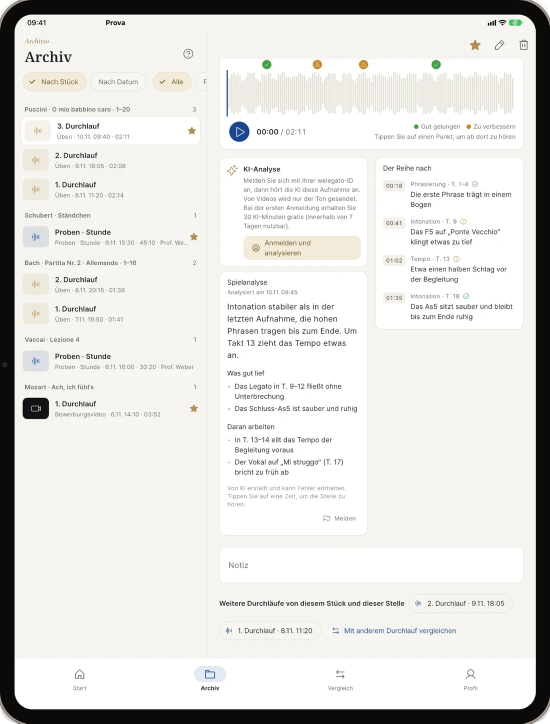
#> input picture prova/shots/de/d2.webp, 1100 x 1447 px, given in place of screenshot-1.png, which was not available (shown at 1/2 size)
$ python prova_shots.py
#> lines starting #> are read from the running program, lines starting #| are printed output that depends on the picture; after the words box and inside, x2 and y2 are one past the last pixel; in counts of white or black regions, pixels touching at a corner belong together
"""프로바 소개 페이지 그림 (2026-11-18).

스토어 스크린샷(App/앱스토어/프로바)에서 **기기 부분만** 잘라 쓴다. 스토어
그림에는 위에 홍보 문구가 얹혀 있어 그대로 쓰면 글이 두 번 나온다.

기기 테두리 자리는 재서 찾았다(모든 장면이 같은 자리다).
  아이패드 (352, 860)-(1711, 2648)   1359×1788
  아이폰   (168, 704)-(1037, 2538)    870×1835

배경은 투명하게 둔다. 사이트가 밝은 때와 어두운 때 둘 다 쓰므로
상아색을 구워 넣으면 어두운 화면에서 흰 덩어리가 된다.

  python3 prova_shots.py
"""
import os

from PIL import Image, ImageDraw, ImageFilter

HERE = os.path.dirname(os.path.abspath(__file__))
SRC = "/Users/jameslee/App/앱스토어/프로바"
OUT = os.path.join(HERE, "prova", "shots")
LANGS = ("ko", "en", "de")

IPAD = (352, 860, 1711, 2648)
IPHONE = (168, 704, 1037, 2538)
# 기기 모서리 반경(원본 픽셀).
#
# 눈으로 맞추면 안 되고, 재서도 모자란다. 처음에 46 으로 두었더니 마스크가
# 기기 모서리보다 훨씬 작아 모서리 바깥 배경이 통째로 남았다. 그다음 원본에서
# 재어 118/70 을 썼는데도 아이폰에 밝은 픽셀이 10여 개 남았다. 테두리가
# 흐려지는 자리 때문에 "재어서 나온 값"이 실제보다 조금 작게 나온다.
#
# 그래서 반경을 조금씩 올려 가며 **모서리 반투명 픽셀 중 밝은 것(밝기 200 초과)
# 개수를 세어** 0 이 되는 값을 찾았다. 아이폰은 120 부터 0 이고, 여유를 두어
# 124 를 쓴다. 아이패드는 70 에서 이미 0 이지만 같은 여유로 74 를 쓴다.
# 조금 더 깎여도 그 자리는 검은 테두리라 눈에 띄지 않는다.
#
# 확인하는 법은 App/brand/기기-그림-기준.md 에 적어 두었다.
IPAD_R = 74
IPHONE_R = 124


INSET = 4            # 기기 가장자리 안쪽으로 잘라 들어가는 픽셀 수


def device(path, box, height, radius):
    """기기만 잘라 둥근 모서리로 다듬고 [height] 높이로 줄인다.

    가장자리를 [INSET] 만큼 안쪽에서 자른다. 원본에서 기기 테두리와 밝은
    배경이 만나는 줄은 이미 두 색이 섞인 밝은 픽셀이라, 거기서 알파만
    깎으면 **색은 밝은 채로 남아** 상아색 페이지 위에서 흰 테처럼 보인다
    (대표님 2026-11-18 "모서리 깎은자리에 배경 색이 달라서 보기 안좋음").
    섞인 줄을 아예 잘라내면 남는 가장자리가 순수한 검은 테두리라,
    마스크가 만드는 경계도 검정에서 투명으로 곱게 넘어간다.
    """
    box = (box[0] + INSET, box[1] + INSET, box[2] - INSET, box[3] - INSET)
    im = Image.open(path).convert("RGB").crop(box)
    w, h = im.size
    mask = Image.new("L", (w, h), 0)
    ImageDraw.Draw(mask).rounded_rectangle((0, 0, w - 1, h - 1), max(1, radius - INSET), fill=255)
    out = Image.new("RGBA", (w, h))
    out.paste(im, (0, 0), mask)
    k = height / h
    return out.resize((max(1, round(w * k)), height), Image.LANCZOS)


def shadow(size, radius, blur=34, spread=16, alpha=110):
    """기기 뒤에 깔 부드러운 그림자."""
    w, h = size
    pad = blur * 2 + spread
    s = Image.new("RGBA", (w + pad * 2, h + pad * 2), (0, 0, 0, 0))
    ImageDraw.Draw(s).rounded_rectangle(
        (pad, pad, pad + w - 1, pad + h - 1), radius, fill=(60, 35, 18, alpha))
    return s.filter(ImageFilter.GaussianBlur(blur)), pad


def place(canvas, dev, x, y, radius):
    sh, pad = shadow(dev.size, radius)
    canvas.alpha_composite(sh, (x - pad, y - pad + 22))
    canvas.alpha_composite(dev, (x, y))


def hero(lang):
    """폰이 앞에 크게, 아이패드가 뒤에 작게.

    프로바는 **폰으로 쓰는 앱**이다(대표님 2026-11-18 "프로바는 패드보단
    휴대폰으로 많이 쓰겠지?"). 레슨실에서 폰을 세워 두고 녹음하고, 입시
    영상도 폰으로 찍는다. 아이패드는 집에 와서 넓게 펼쳐 볼 때다.
    렛지와 정반대인 자리라 첫 그림부터 그렇게 보여야 한다.
    """
    pho = device(f"{SRC}/{lang}/iphone/screenshot-1.png", IPHONE, 980, IPHONE_R)
    pad = device(f"{SRC}/{lang}/ipad/screenshot-3.png", IPAD, 740, IPAD_R)
    W, H = 1680, 1120
    c = Image.new("RGBA", (W, H), (0, 0, 0, 0))
    overlap = 110
    x0 = (W - (pho.width + pad.width - overlap)) // 2
    py = (H - pho.height) // 2
    # 줄인 뒤 비율에 맞춰 그림자 반경도 줄인다. 아이패드를 먼저 놓아 뒤로 보낸다.
    place(c, pad, x0 + pho.width - overlap, py + pho.height - pad.height - 60,
          round(IPAD_R * pad.height / (IPAD[3] - IPAD[1])))
    place(c, pho, x0, py, round(IPHONE_R * pho.height / (IPHONE[3] - IPHONE[1])))
    return c


def crop(lang, which, box, width, radius):
    """기기 한 대를 [width] 너비로. 세로는 원래 비율대로."""
    h = round(width * (box[3] - box[1]) / (box[2] - box[0]))
    return device(f"{SRC}/{lang}/{which[0]}/screenshot-{which[1]}.png", box, h, radius)


def build():
    for lang in LANGS:
        d = os.path.join(OUT, lang)
        os.makedirs(d, exist_ok=True)
        hero(lang).save(os.path.join(d, "hero.webp"), quality=86, method=6)
#> in device, `mask = Image.new("L", (w, h), 0)`: mask: PIL image 861x1826 L; every value is 0
#> in device, `ImageDraw.Draw(mask).rounded_rectangle((0, 0, w - 1, h - 1), max(1, ra..`:
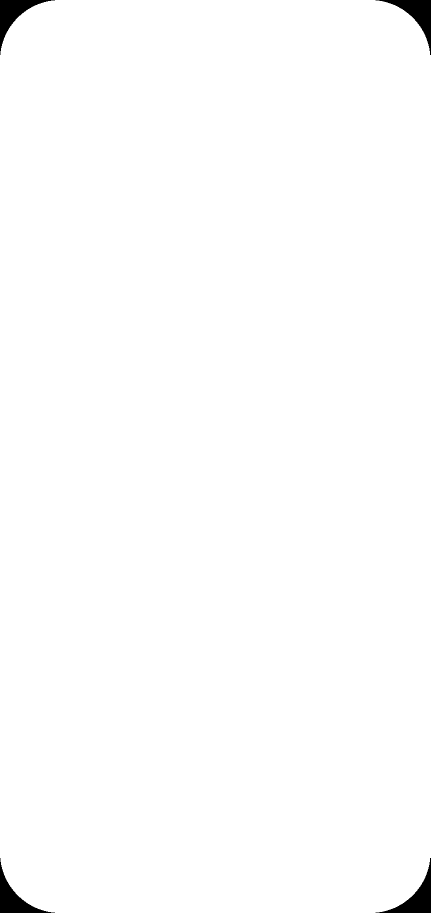
#> mask: PIL image 861x1826 L (shown at 1/2 size); 99.2% white; 4 black regions, box (x1, y1, x2, y2) and area: (0, 0, 110, 110) 3125, (751, 0, 861, 110) 3125, (0, 1716, 110, 1826) 3125, (751, 1716, 861, 1826) 3125
#> in device, `out = Image.new("RGBA", (w, h))`: out: PIL image 861x1826 RGBA; every value is 0
#> call 2 of device, with box = (352, 860, 1711, 2648), height = 740, radius = 74
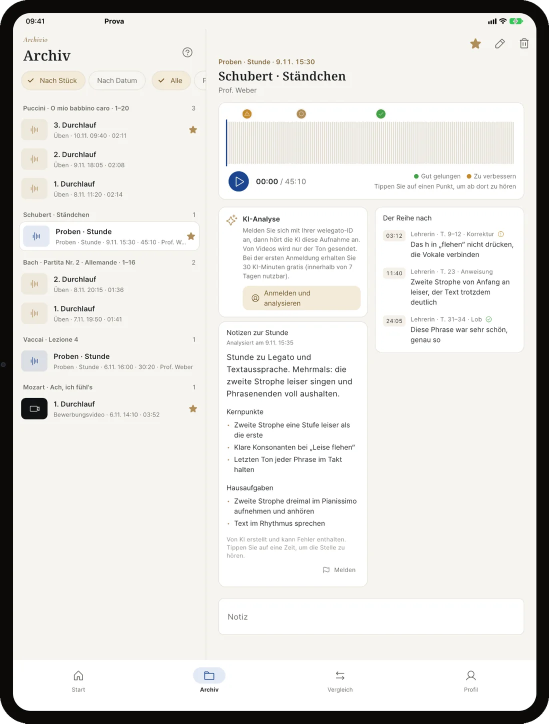
#> input picture prova/shots/de/d3.webp, 1098 x 1447 px, given in place of screenshot-3.png, which was not available (shown at 1/2 size)
#> in device (call 2), `mask = Image.new("L", (w, h), 0)`: mask: PIL image 1351x1780 L; every value is 0
#> in device (call 2), `ImageDraw.Draw(mask).rounded_rectangle((0, 0, w - 1, h - 1), max(1, ra..`: mask: PIL image 1351x1780 L; 99.8% white; 4 black regions, box (x1, y1, x2, y2) and area: (0, 0, 62, 62) 1071, (1289, 0, 1351, 62) 1071, (0, 1718, 62, 1780) 1071, (1289, 1718, 1351, 1780) 1071
#> in device (call 2), `out = Image.new("RGBA", (w, h))`: out: PIL image 1351x1780 RGBA; every value is 0
#> in device (call 2), `return out.resize((max(1, round(w * k)), height), Image.LANCZOS)`:
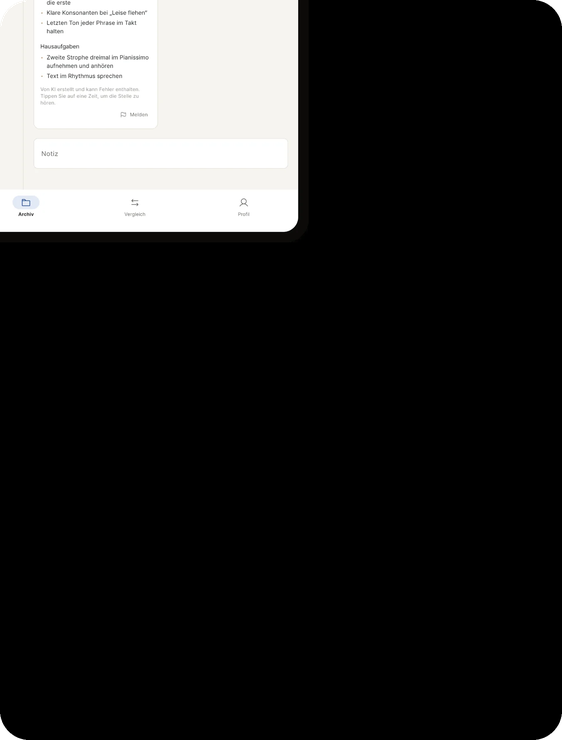
#> returned value: PIL image 562x740 RGBA; mean R, G, B, A 41.2, 41.1, 40.7, 254.5; transparent parts drawn white
#> in hero, `c = Image.new("RGBA", (W, H), (0, 0, 0, 0))`: c: PIL image 1680x1120 RGBA; every value is 0
#> in shadow, `s = Image.new("RGBA", (w + pad * 2, h + pad * 2), (0, 0, 0, 0))`: s: PIL image 730x908 RGBA; every value is 0
#> in place, `sh, pad = shadow(dev.size, radius)`:
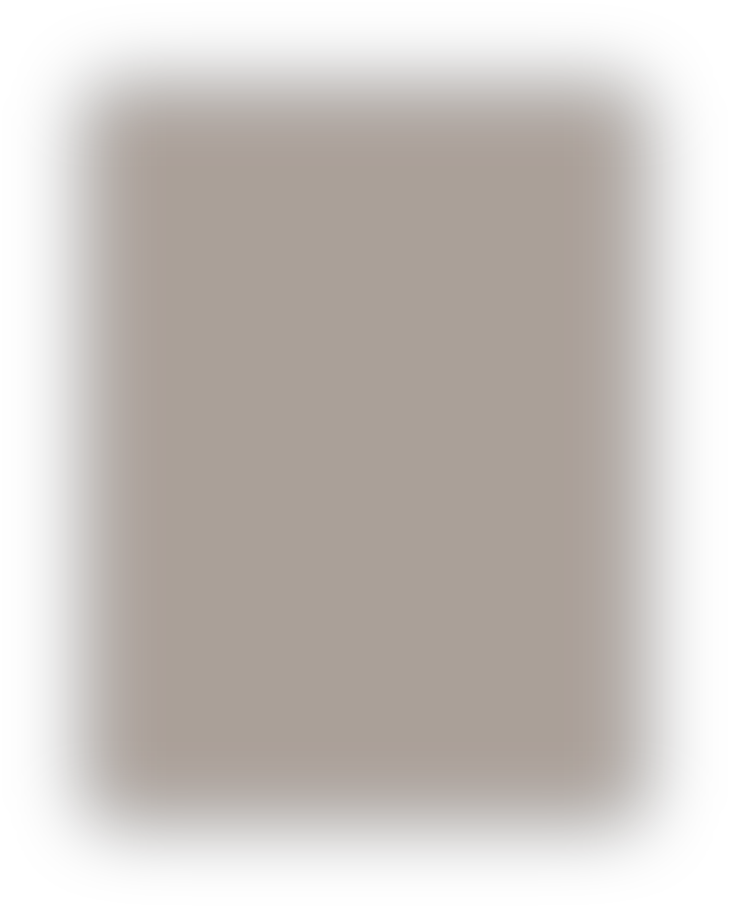
#> sh: PIL image 730x908 RGBA; mean R, G, B, A 37.6, 21.9, 11.3, 68.9; transparent parts drawn white
#> in place, `sh, pad = shadow(dev.size, radius)`: pad = 84
#> call 2 of place, with x = 383, y = 70, radius = 66
#> in shadow (call 2), `s = Image.new("RGBA", (w + pad * 2, h + pad * 2), (0, 0, 0, 0))`: s: PIL image 630x1148 RGBA; every value is 0
#> in place (call 2), `sh, pad = shadow(dev.size, radius)`:
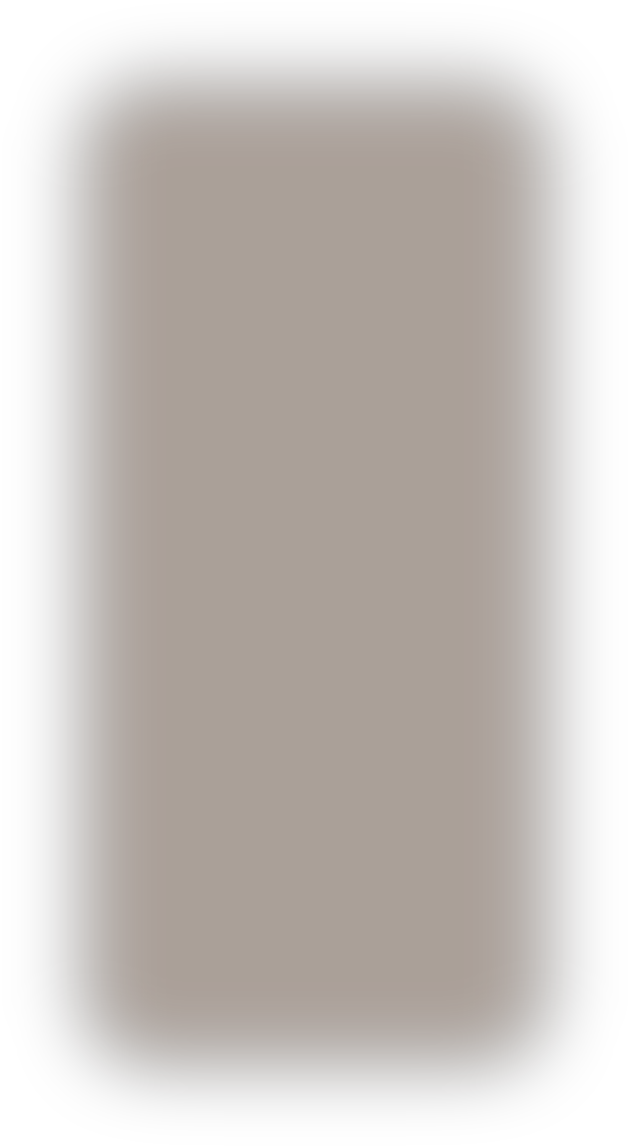
#> sh: PIL image 630x1148 RGBA; mean R, G, B, A 37.2, 21.7, 11.2, 68.3; transparent parts drawn white
#> in place (call 2), `canvas.alpha_composite(dev, (x, y))`:
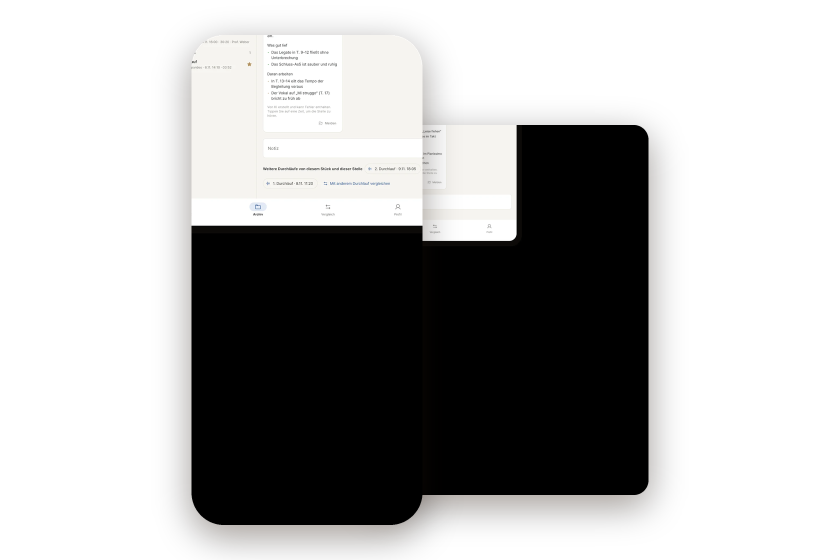
#> canvas: PIL image 1680x1120 RGBA (shown at 1/2 size); mean R, G, B, A 30.2, 29.3, 28.6, 109.3; transparent parts drawn white
        # 깊이 보는 장면. 프로바에만 있는 것 둘은 **폰**으로 보여 준다.
        #   dp4 두 녹음 비교 · dp2 AI 연주 점검
        for n in (2, 4):
            crop(lang, ("iphone", n), IPHONE, 620, IPHONE_R).save(
                os.path.join(d, f"dp{n}.webp"), quality=84, method=6)
#> call 3 of device, with box = (168, 704, 1037, 2538), height = 1308, radius = 124
#> in device (call 3), `return out.resize((max(1, round(w * k)), height), Image.LANCZOS)`:
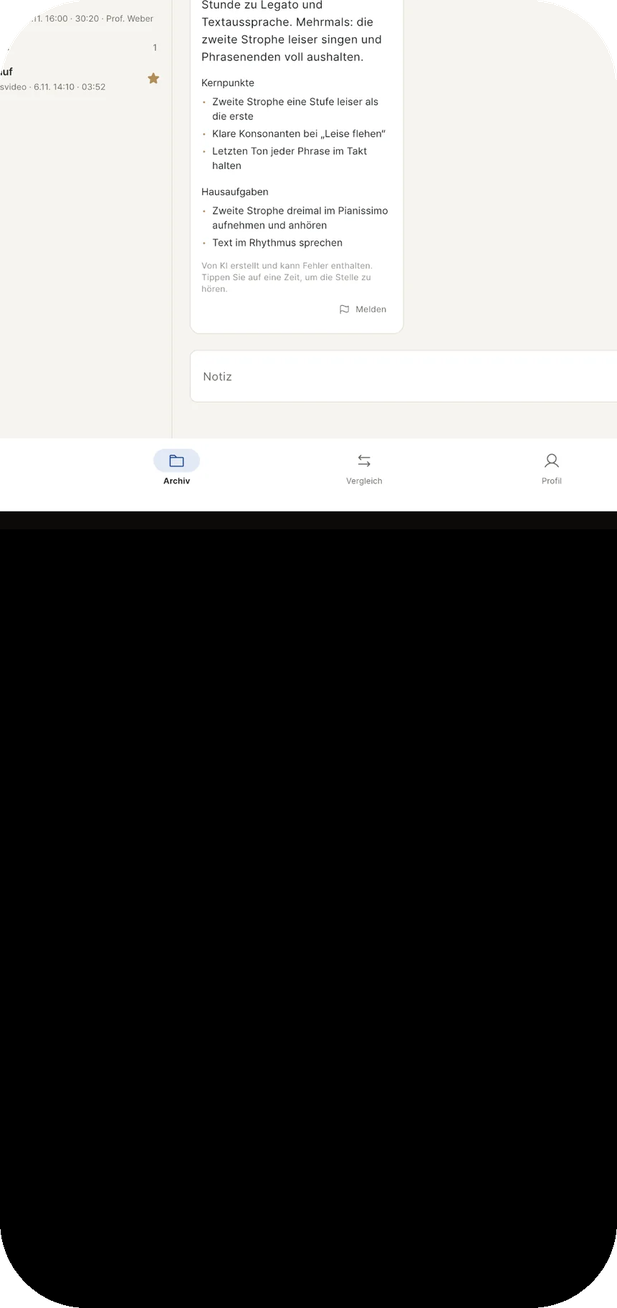
#> returned value: PIL image 617x1308 RGBA; mean R, G, B, A 95.7, 95.2, 94.3, 253; transparent parts drawn white
        # 아이패드는 한 장면만. 넓은 화면에서 목록과 녹음이 나란히 놓이는 자리다.
        # 보관함 그림(5번)이 더 맞지만 기기가 아래로 잘려 있어 1번을 쓴다.
        crop(lang, ("ipad", 1), IPAD, 1100, IPAD_R).save(
            os.path.join(d, "dwide.webp"), quality=84, method=6)
        # 요약 판 타일: 아이폰 네 장면
        for n in (1, 2, 3, 4):
            crop(lang, ("iphone", n), IPHONE, 520, IPHONE_R).save(
                os.path.join(d, f"t{n}.webp"), quality=82, method=6)
        print(lang, "ok")


if __name__ == "__main__":
#> (the run stopped early here; a loop or call above may not have finished)
